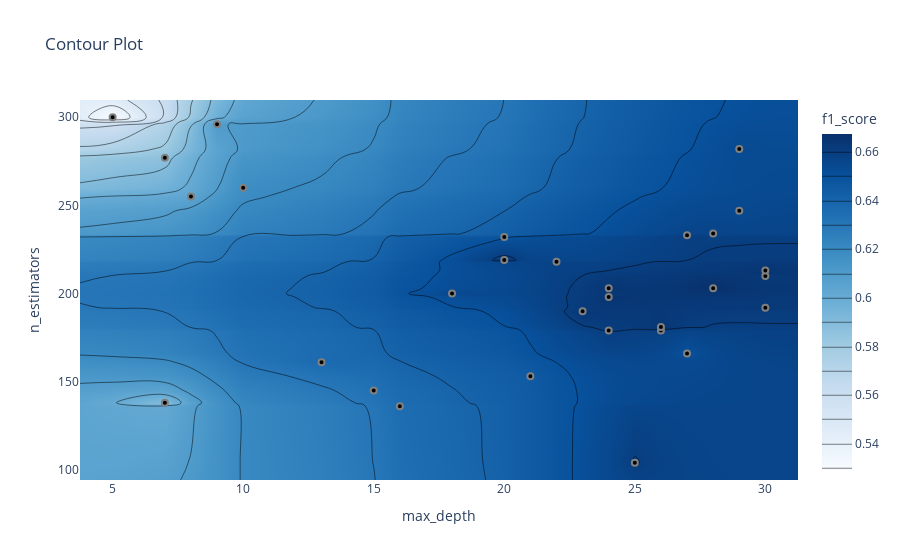

Notebook code cell kept with this figure:
### Markdown cell above
График контура отношений гиперпараметров

Он показывает связь между различными комбинациями гиперпараметров и значение метрики для этих комбинаций в виде контурного графика.

### Code cell
optuna.visualization.plot_contour(study, params=['max_depth', 'n_estimators'], target_name='f1_score')

### Figure 1 — Plotly figure (JSON) as saved in the notebook; plotly's stock layout.template omitted (floating-point values rounded to 4 significant figures; data arrays with more than 128 entries replaced by an {"elided": "..."} marker saying what was removed)
{"data": [{"colorbar": {"title": {"text": "f1_score"}}, "colorscale": [[0, "rgb(247,251,255)"], [0.125, "rgb(222,235,247)"], [0.25, "rgb(198,219,239)"], [0.375, "rgb(158,202,225)"], [0.5, "rgb(107,174,214)"], [0.625, "rgb(66,146,198)"], [0.75, "rgb(33,113,181)"], [0.875, "rgb(8,81,156)"], [1, "rgb(8,48,107)"]], "connectgaps": true, "contours": {"coloring": "heatmap"}, "hoverinfo": "none", "line": {"smoothing": 1.3}, "reversescale": false, "type": "contour", "x": [3.75, 5, 7, 8, 9, 10, 13, 15, 16, 18, 20, 21, 22, 23, 24, 25, 26, 27, 28, 29, 30, 31.25], "y": [94.2, 104, 136, 138, 145, 153, 161, 166, 179, 181, 190, 192, 198, 200, 203, 210, 213, 218, 219, 232, 233, 234, 247, 255, 260, 277, 282, 296, 300, 309.8], "z": {"elided": "30x22 float values"}}, {"marker": {"color": "black", "line": {"color": "Grey", "width": 2}}, "mode": "markers", "showlegend": false, "type": "scatter", "x": [9, 16, 29, 8, 29, 7, 10, 7, 21, 15, 30, 30, 24, 24, 24, 25, 20, 26, 20, 26, 27, 23, 18, 22, 13, 28, 28, 27, 30, 5], "y": [296, 136, 247, 255, 282, 277, 260, 138, 153, 145, 210, 213, 203, 198, 179, 104, 219, 179, 232, 181, 233, 190, 200, 218, 161, 203, 234, 166, 192, 300]}], "layout": {"title": {"text": "Contour Plot"}, "xaxis": {"range": [3.75, 31.25], "title": {"text": "max_depth"}}, "yaxis": {"range": [94.2, 309.8], "title": {"text": "n_estimators"}}}}
